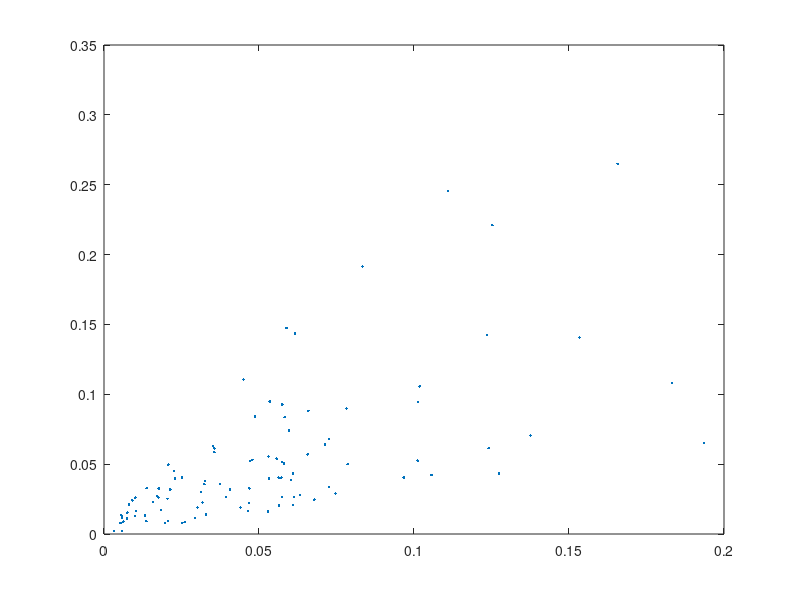

This chart was generated by the following MATLAB code:
% filename: setup_lung.m
%heterogeneity parameter (0<=beta<=1):
%beta=0 for homogenous lung
%beta=1 for no ventilation/perfusion correlation
beta=0.5
%
%number of iterations used in bisection:
maxcount=20
%
%number of ``alveoli'':
n=100
%
%reference oxygen concentration (moles/liter):
cref=0.2/(22.4*(310/273))
%cref=concentration of oxygen 
%in air at sea level at body temperature
%
%oxygen concentration in the inspired air:
cI=cref
%
%blood oxygen concentration
%at full hemoglobin saturation: 
cstar=cref
%cstar=4*(concentration of hemoglobin 
%in blood expressed in moles/liter)
%
%rate of oxygen consumption (moles/minute):
% M=0.25*cref*5.6
%
%oxygen partial pressure 
%at which hemoglobin is half-saturated:
Pstar=25
%
%gas constant*absolute temperature 
%(mmHg*liters/mole):
RT=760*22.4*(310/273)
%
%oxygen partial pressure 
%in the inspired air (mmHg):
PI=RT*cI
%
%oxygen concentration
%in blood exposed directly to inspired air:
camax=cstar*(PI/Pstar)^3/(1+(PI/Pstar)^3)
%camax is an upper bound 
%on oxygen concentration in blood 
%
%expected value of total alveolar ventilation:
VAtotal=5.0     %(liters/minute)
%
%expected value of total perfusion:
Qtotal=5.6      %(liters/minute)
%
%expected alveolar ventilation per alveolus:
VAbar=VAtotal/n
%
%expected perfusion per alveolus: 
Qbar=Qtotal/n 
%
%random initialization 
%of ventilation and perfusion:
%create two independent vectors 
%of exponential random variables 
%with mean 1:
a1=-log(rand(n,1));
a2=-log(rand(n,1));
av=(a1+a2)/2;        
%components of av have mean 1
%and distribution like t*exp(-t).
VA=VAbar*(a1*beta+av*(1-beta));
Q = Qbar*(a2*beta+av*(1-beta));
%when beta=0, VA and Q are in a fixed proportion 
%when beta=1, VA and Q are independent
r=VA./Q;
figure(1)
plot(Q,VA,'.')

%find actual values of 
%VAtotal, Qtotal, VAbar, and Qbar:
VAtotal=sum(VA)
Qtotal =sum(Q)
VAbar=VAtotal/n
 Qbar= Qtotal/n
